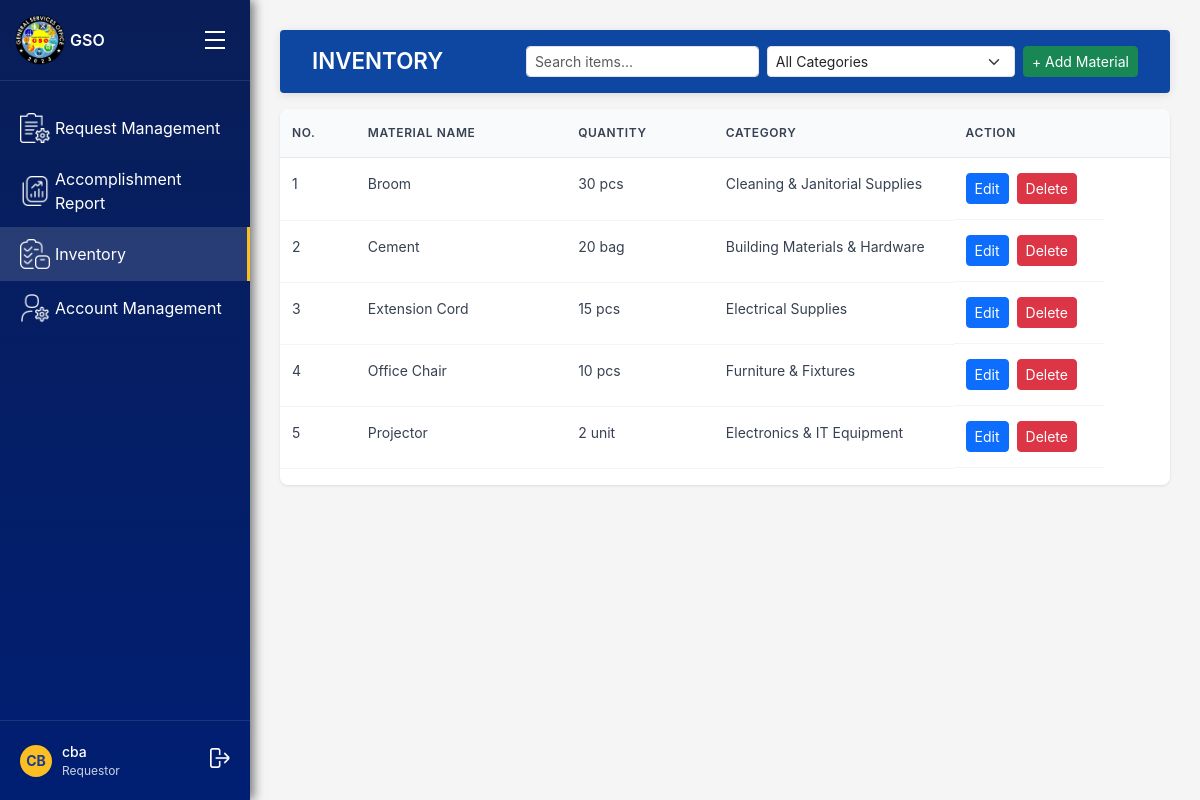
Before: /inventory/gso-inventory/ (signed in) with the older database file.
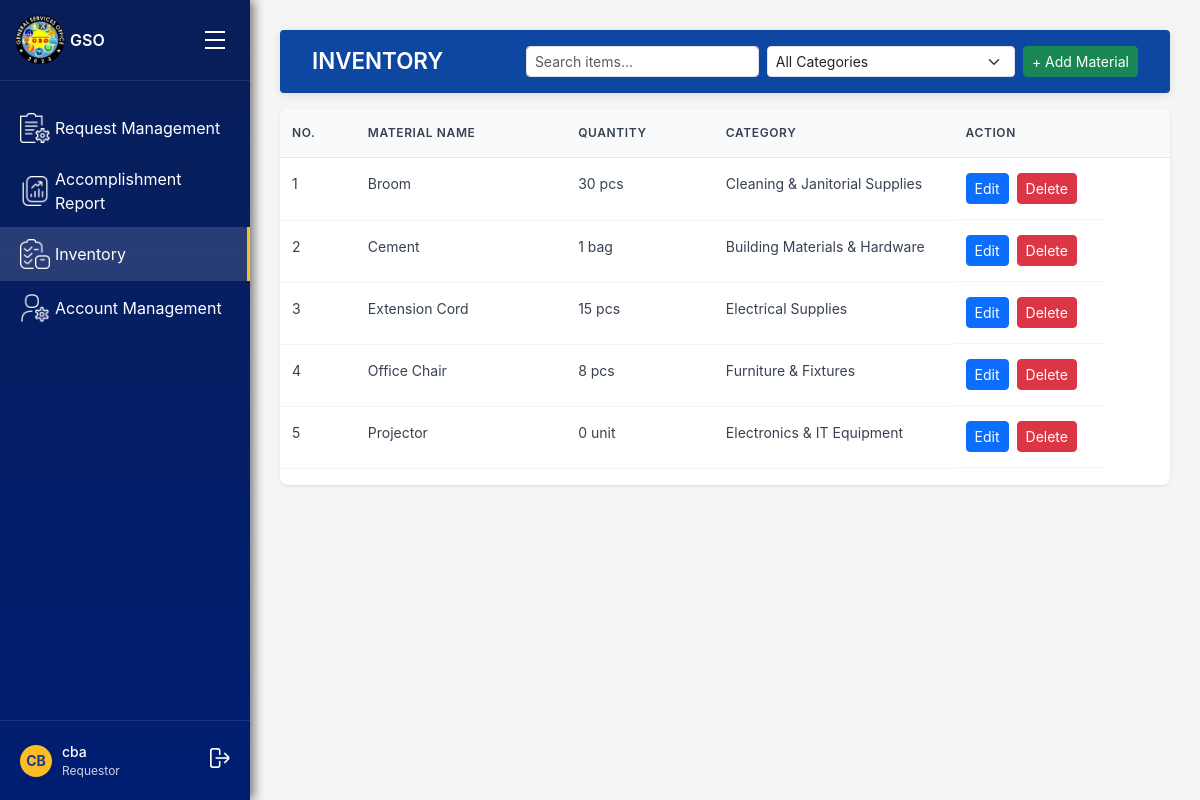
After: the same page with the newer database file.
### inventory/models.py (models this page shows, shortened)
class InventoryItem(models.Model):
    name = models.CharField(max_length=255)
    description = models.TextField(blank=True, null=True)
    quantity = models.PositiveIntegerField(default=0)
    unit = models.CharField(
        max_length=50,
        default="pcs",
        help_text="Unit of measurement (e.g., pcs, liters, meters, box, set)"
    )
    category = models.CharField(
        max_length=100,
        blank=True,
        null=True,
        help_text="Category (e.g., Electrical, Furniture, Tools, Cleaning)"
    )
    owned_by = models.CharField(
        max_length=50,
        choices=[
            ("GSO", "GSO"),
            ("Unit Head", "Unit Head"),
            ("Personnel", "Personnel"),
        ],
        default="GSO"
    )
    created_at = models.DateTimeField(auto_now_add=True)
    updated_at = models.DateTimeField(auto_now=True)
    is_active = models.BooleanField(default=True)

### inventory/views.py (the view)
# urls.py: path('gso-inventory/', views.gso_inventory, name='gso_inventory'),
@login_required
def gso_inventory(request):
    category = request.GET.get("category")
    query = request.GET.get("q")
    items = InventoryItem.objects.all()
    if category:
        items = items.filter(category=category)
    if query:
        items = items.filter(
            Q(name__icontains=query) |
            Q(category__icontains=query) |
            Q(description__icontains=query)
        )
    items = items.order_by("name")
    categories = InventoryItem.objects.values_list("category", flat=True).distinct()
    forms_per_item = {item.id: InventoryItemForm(instance=item) for item in items}
    return render(request, "gso_office/inventory/gso_inventory.html", {
        "inventory_items": items,
        "categories": categories,
        "selected_category": category,
        "search_query": query,
        "form": InventoryItemForm(),          # for Add Material modal
        "forms_per_item": forms_per_item,     # for Edit modals
    })

### templates/gso_office/inventory/gso_inventory.html (shortened to what this page needs)
{% extends "gso_office/gso_base_dashboard.html" %}
{% load widget_tweaks %}
{% block main_content %}
<div class="header d-flex align-items-center justify-content-between">
    <h1 class="page-title">INVENTORY</h1>
    <div class="d-flex gap-2">
        <form method="get" class="d-flex gap-2">
            <input
                type="text"
                name="q"
                class="form-control form-control-sm"
                placeholder="Search items..."
                value="{{ search_query|default:'' }}"
                autocomplete="off"
            >
            <select name="category" class="form-select form-select-sm" onchange="this.form.submit()">
                <option value="">All Categories</option>
            </select>
        </form>
        <button class="btn btn-sm btn-success" data-bs-toggle="modal" data-bs-target="#addMaterialModal">
            + Add Material
        </button>
    </div>
</div>
<div class="table-container mt-3">
    <table class="table">
        <thead>
            <tr>
                <th>NO.</th>
                <th>MATERIAL NAME</th>
                <th>QUANTITY</th>
                <th>CATEGORY</th>
                <th>ACTION</th>
            </tr>
        </thead>
        <tbody>
            {% for item in inventory_items %}
            <tr>
                <td>{{ forloop.counter }}</td>
                <td>{{ item.name }}</td>
                <td>{{ item.quantity }} {{ item.unit }}</td>
                <td>{{ item.category|default:"—" }}</td>
                <td class="d-flex gap-2">
                    <button
                        class="btn btn-sm btn-primary"
                        data-bs-toggle="modal"
                        data-bs-target="#editMaterialModal{{ item.id }}">
                        Edit
                    </button>
                    <button
                        class="btn btn-sm btn-danger"
                        data-bs-toggle="modal"
                        data-bs-target="#deleteMaterialModal{{ item.id }}">
                        Delete
                    </button>
                </td>
            </tr>
            {% empty %}
            <tr>
                <td colspan="5" class="text-center">No materials found.</td>
            </tr>
            {% endfor %}
        </tbody>
    </table>
</div>
{% endblock %}

Changed rows visible on the page:
changed InventoryItem "Cement": quantity "20" → "1"
changed InventoryItem "Office Chair": quantity "10" → "8"
changed InventoryItem "Projector": quantity "2" → "0"
